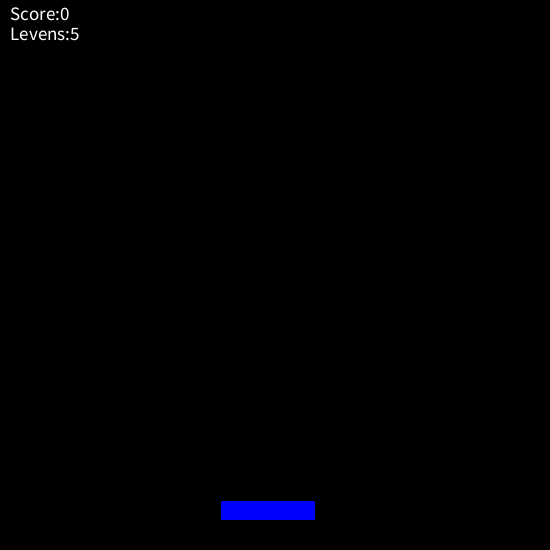
Frame 1 (no input)
Frame 60 (the mouse pressed at the canvas centre just before this capture): identical to frame 1, image omitted
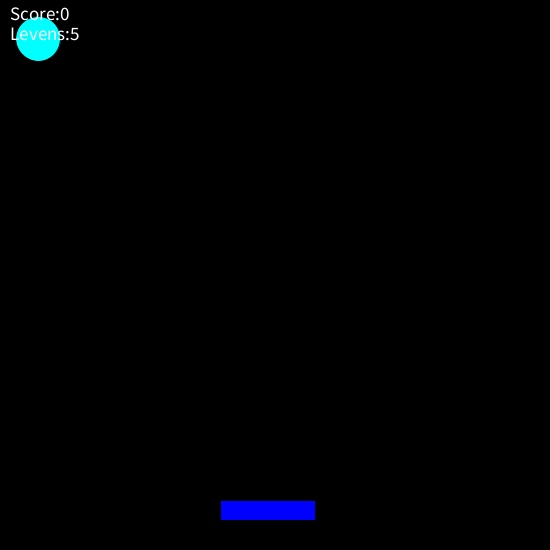
Frame 120 (the mouse held since frame 60 and released just before this capture)

The Processing sketch that drew these frames (run headless with seeded random() and noise(); from frame 60 on, the mouse is pressed at the canvas centre):

// Processing sketch: Catch_The_Falling_Objects
// ── Catch_The_Falling_Objects.pde
// Bom tekenen
// variablenen boolean
// als je dit raaakt is game over zwart kleure
// new class maken vande bom 
int spelerX = 220; // info speler
int spelerY = 500;
int spelerBreedte = 95;
int spelerHoogte = 20;
int snelheid = 5;
boolean links,rechts;



int levens = 5;
int score = 0;

Bal[] ballen = new Bal[5];      // aantal ballen 
Bom bom1 = new Bom(random(width),random(-500, 0), 1);

void setup(){
 size(550,550);

for(int i = 0; i < ballen.length; i++){
   ballen[i] = new Bal(random(width), random(-500, 0), random(1, 1.6)); // de [i] gaat door de array heen
}

}

void draw() {
  background(0);

  for (int i = 0; i < ballen.length; i++) { // de ballen worden hier getekend
    ballen[i].update();
    if (ballen[i].hitFloor()){
      levens--;
      ballen[i].reset();
    }
  }
  bom1.bomDisplay();
  bom1.bomMove();

  

fill(0,0,255);
rect(spelerX, spelerY, spelerBreedte, spelerHoogte);

if( links &&spelerX >0) spelerX -= snelheid;
if (rechts && spelerX <width - spelerBreedte) spelerX += snelheid;

  
  fill(255);
  textSize(19);
  text("Score:"+score, 10, 20);
  text("Levens:"+levens, 10, 40);

  if( levens<= 0){
   textSize(45);
   fill(255,0,0);
   text("Game Over",width/2 -120, height/2,5);
   noLoop();
  
  
}
 }

void keyPressed() {
 if(key =='a' || key =='A'){
   links = true;
 }
   if(key =='d' || key =='D'){
  rechts = true;
 }
}
void keyReleased(){
  if( key =='a' || key =='A'){ 
    links = false;
  }
  if( key =='d' || key =='D'){
    rechts = false;
  }
}

// ── Ball_classes.pde
class Bal {
  float x, y ,snelheid,grootte;
  boolean isGroot;
  Bal(float x, float y, float snelheid){
    this.x = x;
    this.y = y;
    this.snelheid = snelheid;
   

if (random(1) < 0.3) {  
  isGroot = true;
   grootte = random(40, 60);

} else  {                       
  isGroot = false;
  grootte = random(20, 25);
}
  }
  
  boolean hitFloor(){
    return  y > height;
  }
  
  void update (){
    if(isGroot)fill(0,255,255);
  else fill(0,255,0);
  ellipse(x, y, grootte, grootte);
    y += snelheid;
  
    
    if (y +10 > spelerY && x <= spelerX + spelerBreedte + spelerHoogte &&
    x >= spelerX && x <= spelerX + spelerBreedte){
     if (isGroot) {
       score = score -1;
     }
     else {
       score++;
     }
     reset();
    }
    
  }
  
  void reset (){
    y = random(-200, 0);
    x = random(width);
  }
}
  

// ── Bom.pde
class Bom {
  float bx, by, bsnelheid, bgrootte;

  Bom(float bx, float by, float bsnelheid) {
    this.bx = bx;
    this.by = by;
    this.bgrootte = 50;
    this.bsnelheid = bsnelheid;
  }

  void bomDisplay() {
    fill(255, 0, 0);
    circle(bx, by, bgrootte);
  }

  void bomMove() {
    by = by + bsnelheid;
    if (by +10 > spelerY && bx <= spelerX + spelerBreedte + spelerHoogte &&
      bx >= spelerX && bx <= spelerX + spelerBreedte) {
      levens = 0;
    }
  }
}
